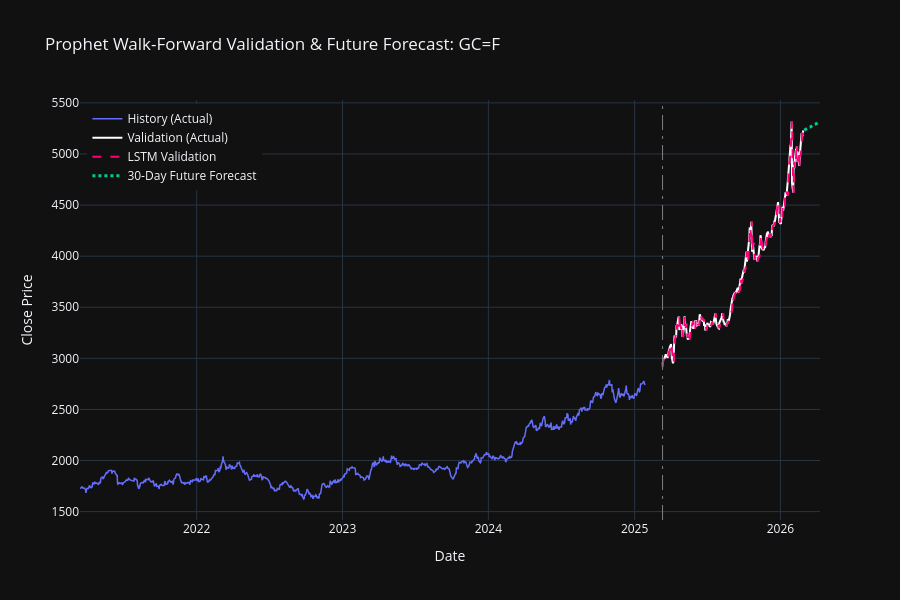

Here is the notebook cell this chart was saved with:
### Markdown cell above
### Task 7: Facebook Prophet Implementation

#### 7.1 Bayesian Structural Decomposition

Prophet decomposes time-series into trend, seasonality, holiday effects, and error components. The model operates on identical train-test splits used across other methodologies. Hyperparameters control trend flexibility and seasonal strength, tailored to commodity market characteristics.

### Code cell
# Silence Prophet and cmdstanpy logging to maintain a clean console
logging.getLogger('cmdstanpy').setLevel(logging.ERROR)
logging.getLogger('prophet').setLevel(logging.ERROR)
warnings.filterwarnings("ignore")
os.environ['CMDSTANPY_LOG_LEVEL'] = '40' # Direct suppression of Stan backend C++ output

# Initialize the historical dataframe with training data
history_df = pd.DataFrame({'ds': train_data.index, 'y': train_data['Close']})
prophet_wf_predictions = []

print(f"Starting walk-forward validation for Prophet on {len(test_data)} days...")

# Execute walk-forward validation for Prophet on the test partition
for t in range(len(test_data)):
    # Initialize model with specific hyperparameters for each iteration
    m = Prophet(
        changepoint_prior_scale=0.5,
        seasonality_mode='multiplicative',
        yearly_seasonality=True,
        weekly_seasonality=False
    )
    # Fit model on the current known history
    m.fit(history_df)
    
    # Generate a one-step-ahead prediction for the current test date
    future_date = pd.DataFrame({'ds': [test_data.index[t]]})
    forecast = m.predict(future_date)
    prophet_wf_predictions.append(forecast['yhat'].values[0])
    
    # Update history with the actual observed value for the next iteration
    new_row = pd.DataFrame({'ds': [test_data.index[t]], 'y': [test_data['Close'].iloc[t]]})
    history_df = pd.concat([history_df, new_row], ignore_index=True)

# Compute performance metrics on the test partition
prophet_pred = np.array(prophet_wf_predictions)
p_mape = np.mean(np.abs((test_data['Close'].values - prophet_pred) / test_data['Close'].values)) * 100
p_rmse = np.sqrt(mean_squared_error(test_data['Close'].values, prophet_pred))
p_mae = mean_absolute_error(test_data['Close'].values, prophet_pred)

# Print performance metrics to console
print(f'Prophet (WF) - RMSE: {p_rmse:.4f} | MAE: {p_mae:.4f} | MAPE: {p_mape:.2f}%')

# Retrain Prophet on the complete historical dataset for final forecasting
m_final = Prophet(
    changepoint_prior_scale=0.5,
    seasonality_mode='multiplicative',
    yearly_seasonality=True,
    weekly_seasonality=False
)
m_final.fit(history_df)

# Generate a 30-day future forecast extending beyond the historical data
future_dates_df = pd.DataFrame({'ds': pd.bdate_range(start=test_data.index[-1] + pd.Timedelta(days=1), periods=30)})
forecast_future = m_final.predict(future_dates_df)
prophet_future_forecast = forecast_future['yhat'].values

# Save the final model and store results in the global metrics list
save_model(m_final, ticker, 'Prophet')
results_list.append({'Model': 'Prophet', 'RMSE': p_rmse, 'MAE': p_mae, 'MAPE': p_mape})

# Construct the visualization displaying training, validation, and future forecasts
fig = go.Figure()

# Add trace for original training data
fig.add_trace(go.Scatter(x=train_data.index, y=train_data['Close'], name='Training Data', line=dict(color='blue')))

# Add trace for the actual values in the test period
fig.add_trace(go.Scatter(x=test_data.index, y=test_data['Close'], name='Actual Test Data', line=dict(color='cyan')))

# Add trace for the walk-forward predictions
fig.add_trace(go.Scatter(x=test_data.index, y=prophet_pred, name='Prophet WF Prediction', line=dict(color='red', dash='dash')))

# Add trace for the 30-day future forecast
fig.add_trace(go.Scatter(x=future_dates_df['ds'], y=prophet_future_forecast, name='30-Day Future Forecast', line=dict(color='green', width=3)))

# Update plot layout and aesthetic settings
fig.update_layout(
    title=f'Prophet Walk-Forward Validation & Future Forecast: {ticker}',
    xaxis_title='Date',
    yaxis_title='Close Price',
    template='plotly_dark',
    legend=dict(yanchor="top", y=0.99, xanchor="left", x=0.01)
)

# Display the final interactive plot
fig.show()

### Figure 1 — Plotly figure (JSON) as saved in the notebook; plotly's stock layout.template omitted (floating-point values rounded to 4 significant figures; data arrays with more than 128 entries replaced by an {"elided": "..."} marker saying what was removed)
{"data": [{"line": {"color": "#636EFA", "width": 1.5}, "name": "History (Actual)", "type": "scatter", "x": {"elided": "974 str values"}, "y": {"elided": "974 float values"}}, {"line": {"color": "white", "width": 2}, "name": "Validation (Actual)", "type": "scatter", "x": {"elided": "244 str values"}, "y": {"elided": "244 float values"}}, {"line": {"color": "#FF007F", "dash": "dash", "width": 2}, "name": "LSTM Validation", "type": "scatter", "x": {"elided": "244 str values"}, "y": {"elided": "244 float values"}}, {"line": {"color": "#00CC96", "dash": "dot", "width": 3}, "name": "30-Day Future Forecast", "type": "scatter", "x": ["2026-03-02T00:00:00.000000000", "2026-03-03T00:00:00.000000000", "2026-03-04T00:00:00.000000000", "2026-03-05T00:00:00.000000000", "2026-03-06T00:00:00.000000000", "2026-03-09T00:00:00.000000000", "2026-03-10T00:00:00.000000000", "2026-03-11T00:00:00.000000000", "2026-03-12T00:00:00.000000000", "2026-03-13T00:00:00.000000000", "2026-03-16T00:00:00.000000000", "2026-03-17T00:00:00.000000000", "2026-03-18T00:00:00.000000000", "2026-03-19T00:00:00.000000000", "2026-03-20T00:00:00.000000000", "2026-03-23T00:00:00.000000000", "2026-03-24T00:00:00.000000000", "2026-03-25T00:00:00.000000000", "2026-03-26T00:00:00.000000000", "2026-03-27T00:00:00.000000000", "2026-03-30T00:00:00.000000000", "2026-03-31T00:00:00.000000000", "2026-04-01T00:00:00.000000000", "2026-04-02T00:00:00.000000000", "2026-04-03T00:00:00.000000000", "2026-04-06T00:00:00.000000000", "2026-04-07T00:00:00.000000000", "2026-04-08T00:00:00.000000000", "2026-04-09T00:00:00.000000000", "2026-04-10T00:00:00.000000000"], "y": [5233.0, 5236.0, 5239.0, 5241.0, 5244.0, 5247.0, 5250.0, 5253.0, 5256.0, 5259.0, 5262.0, 5265.0, 5268.0, 5271.0, 5274.0, 5277.0, 5280.0, 5283.0, 5286.0, 5289.0, 5292.0, 5295.0, 5298.0, 5301.0, 5304.0, 5307.0, 5310.0, 5313.0, 5316.0, 5319.0]}], "layout": {"height": 600, "hovermode": "x unified", "legend": {"x": 0.01, "xanchor": "left", "y": 0.99, "yanchor": "top"}, "shapes": [{"line": {"color": "gray", "dash": "longdashdot", "width": 1}, "type": "line", "x0": "2025-03-12T00:00:00", "x1": "2025-03-12T00:00:00", "xref": "x", "y0": 0, "y1": 1, "yref": "paper"}], "title": {"text": "Prophet Walk-Forward Validation & Future Forecast: GC=F"}, "xaxis": {"title": {"text": "Date"}}, "yaxis": {"title": {"text": "Close Price"}}}}
